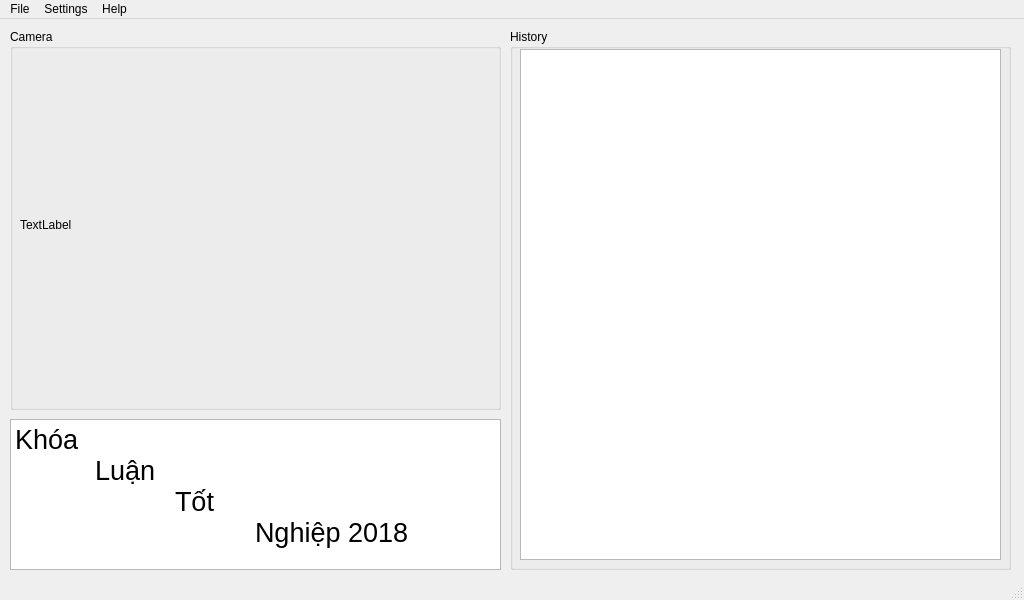
<?xml version="1.0" encoding="UTF-8"?>
<ui version="4.0">
 <class>MainWindow</class>
 <widget class="QMainWindow" name="MainWindow">
  <property name="geometry">
   <rect>
    <x>0</x>
    <y>0</y>
    <width>1024</width>
    <height>600</height>
   </rect>
  </property>
  <property name="windowTitle">
   <string>Camera Detection</string>
  </property>
  <widget class="QWidget" name="centralwidget">
   <widget class="QGroupBox" name="groupBox">
    <property name="geometry">
     <rect>
      <x>10</x>
      <y>10</y>
      <width>491</width>
      <height>381</height>
     </rect>
    </property>
    <property name="title">
     <string>Camera</string>
    </property>
    <widget class="QLabel" name="label_videoFrame">
     <property name="geometry">
      <rect>
       <x>10</x>
       <y>20</y>
       <width>471</width>
       <height>351</height>
      </rect>
     </property>
     <property name="text">
      <string>TextLabel</string>
     </property>
    </widget>
   </widget>
   <widget class="QGroupBox" name="groupBox_2">
    <property name="geometry">
     <rect>
      <x>510</x>
      <y>10</y>
      <width>501</width>
      <height>541</height>
     </rect>
    </property>
    <property name="title">
     <string>History</string>
    </property>
    <widget class="QTableView" name="tableView_Data">
     <property name="geometry">
      <rect>
       <x>10</x>
       <y>20</y>
       <width>481</width>
       <height>511</height>
      </rect>
     </property>
    </widget>
   </widget>
   <widget class="QPlainTextEdit" name="plainTextEdit">
    <property name="geometry">
     <rect>
      <x>10</x>
      <y>400</y>
      <width>491</width>
      <height>151</height>
     </rect>
    </property>
    <property name="font">
     <font>
      <pointsize>20</pointsize>
     </font>
    </property>
    <property name="plainText">
     <string>Khóa
	Luận
		Tốt
			Nghiệp 2018</string>
    </property>
   </widget>
  </widget>
  <widget class="QMenuBar" name="menubar">
   <property name="geometry">
    <rect>
     <x>0</x>
     <y>0</y>
     <width>1024</width>
     <height>21</height>
    </rect>
   </property>
   <widget class="QMenu" name="menuFime">
    <property name="title">
     <string>File</string>
    </property>
    <addaction name="actionQuit"/>
   </widget>
   <widget class="QMenu" name="menuSetting">
    <property name="title">
     <string>Settings</string>
    </property>
    <addaction name="actionConfig_Customer"/>
    <addaction name="actionConfig_Employee"/>
    <addaction name="actionConfig_Item"/>
    <addaction name="actionConfig_Invoice"/>
   </widget>
   <widget class="QMenu" name="menuAbout">
    <property name="title">
     <string>Help</string>
    </property>
    <addaction name="actionAbout"/>
   </widget>
   <addaction name="menuFime"/>
   <addaction name="menuSetting"/>
   <addaction name="menuAbout"/>
  </widget>
  <widget class="QStatusBar" name="statusbar"/>
  <action name="actionQuit">
   <property name="text">
    <string>Quit</string>
   </property>
  </action>
  <action name="actionConfig_Customer">
   <property name="text">
    <string>Config Customer</string>
   </property>
  </action>
  <action name="actionAbout">
   <property name="text">
    <string>About</string>
   </property>
  </action>
  <action name="actionConfig_Item">
   <property name="text">
    <string>Config Item</string>
   </property>
  </action>
  <action name="actionConfig_Invoice">
   <property name="text">
    <string>Config Invoice</string>
   </property>
  </action>
  <action name="actionConfig_Employee">
   <property name="text">
    <string>Config Employee</string>
   </property>
  </action>
 </widget>
 <resources/>
 <connections>
  <connection>
   <sender>actionQuit</sender>
   <signal>triggered()</signal>
   <receiver>MainWindow</receiver>
   <slot>close()</slot>
   <hints>
    <hint type="sourcelabel">
     <x>-1</x>
     <y>-1</y>
    </hint>
    <hint type="destinationlabel">
     <x>399</x>
     <y>299</y>
    </hint>
   </hints>
  </connection>
 </connections>
</ui>
